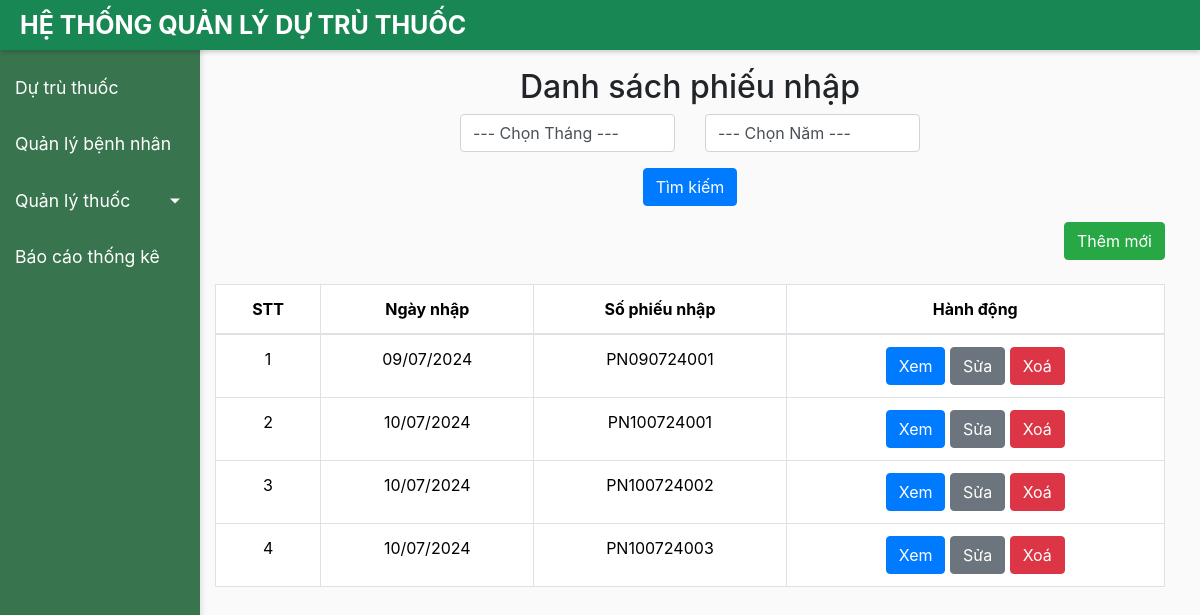
Page /danh_sach_phieu_nhap/ on the committed database.
### phieu_nhap_kho/models.py (models this page shows)
class PhieuNhap(models.Model):
    so_phieu_nhap = models.CharField(max_length=20, blank=True)
    ngay_nhap = models.DateField()

### phieu_nhap_kho/views.py (the view)
# urls.py: path('', views.danh_sach_phieu_nhap, name='danh_sach_phieu_nhap'),
def danh_sach_phieu_nhap(request):
    months = range(1,13)
    current_year = datetime.now().year
    years = range(2023, current_year+1)
    thang = request.GET.get('thang')
    nam = request.GET.get('nam')
    items_danh_muc = Thuoc.objects.all()
    items_phieu_nhap = PhieuNhap.objects.all()
    items_ct_phieu_nhap = ctPhieuNhap.objects.all()
    form = NhapThuocForm()
    if thang and nam:
        items_phieu_nhap = PhieuNhap.objects.annotate(
            ngay_nhap_thang=ExtractMonth('ngay_nhap', output_field=IntegerField()),
            ngay_nhap_nam=ExtractYear('ngay_nhap')
        ).filter(ngay_nhap_thang=thang, ngay_nhap_nam=nam)
    return render(request, 'phieu_nhap_kho.html', {
        'months':months, 'years':years,
        'items_danh_muc':items_danh_muc,
        'items_phieu_nhap':items_phieu_nhap,
        'items_ct_phieu_nhap':items_ct_phieu_nhap,
        'form':form
        })

### phieu_nhap_kho/forms.py (shortened to what this page needs)
class NhapThuocForm(forms.ModelForm):
    class Meta:
        model = ctPhieuNhap
        fields = ['phieu_nhap', 'thuoc', 'so_luong_nhap']

### phieu_nhap_kho/templates/phieu_nhap_kho.html (shortened to what this page needs)
{% extends "base.html" %}
{% load humanize %}
{% block content %}
<div class="container mt-5">
    <h2 class="text-center">Danh sách phiếu nhập</h2>
    <form method="GET" action="" class="row g-3 mb-3 justify-content-center">
        <div class="col-md-3">
            <select class="form-control" id="thang" name="thang">
                <option value="">--- Chọn Tháng ---</option>
            </select>
        </div>
        <div class="col-md-3">
            <select class="form-control" id="nam" name="nam">
                <option value="">--- Chọn Năm ---</option>
            </select>
        </div>
        <div class="col-md-12 text-center">
            <button type="submit" class="btn btn-primary">Tìm kiếm</button>
        </div>
    </form>
    <div class="mb-4 text-end">
        <button type="button" class="btn btn-success" data-bs-toggle="modal" data-bs-target="#themPhieuNhapModal">
            Thêm mới
        </button>
    </div>
    {% if items_phieu_nhap %}
    <table class="table table-bordered">
        <thead>
            <tr style='vertical-align: middle' align='center'>
                <th>STT</th>
                <th>Ngày nhập</th>
                <th>Số phiếu nhập</th>
                <th>Hành động</th>
            </tr>
        </thead>
        <tbody>
            {% for phieu_nhap in items_phieu_nhap %}
                <tr style='vertical-align: middle'>
                    <td align='center'>{{forloop.counter}}</td>
                    <td align='center'>{{ phieu_nhap.ngay_nhap|date:"d/m/Y" }}</td>
                    <td align='center'>{{ phieu_nhap.so_phieu_nhap }}</td>
                    <td align='center'>
                        <button type="button" class="btn btn-primary btn-md" data-bs-toggle="modal" data-bs-target="#xemPhieuNhapModal{{ phieu_nhap.id }}">Xem</button>
                        <button type="button" class="btn btn-secondary btn-md" data-bs-toggle="modal" data-bs-target="#suaPhieuNhapModal{{ phieu_nhap.id }}">Sửa</button>
                        <a href="{% url "xoa_phieu_nhap" phieu_nhap.id %}" class="btn btn-danger btn-md" onclick="return confirm('Bạn có chắc muốn xoá phiếu nhập {{phieu_nhap.so_phieu_nhap}} không?')">Xoá</a>
                    </td>
                </tr>
                {% empty %}
                <tr>
                    <td colspan="9" class="text-center">Không có phiếu nhập nào trong tháng.</td>
                </tr>
            {% endfor %}
        </tbody>
    </table>
    {% else %}
        <p>Không có phiếu nhập nào trong tháng.</p>
    {% endif %}
</div>
{% endblock %}

### quan_ly_thuoc_ksdb/static/base-style.css (style rules this page uses)
body { display: flex; width: 100%; align-items: stretch; background: #fafafa; }
a, a:hover, a:focus { color: inherit; text-decoration: none; transition: all 0.3s; }

### rows in the picture
PhieuNhap: ngay_nhap "09/07/2024", so_phieu_nhap "PN090724001"
PhieuNhap: ngay_nhap "10/07/2024", so_phieu_nhap "PN100724001"
PhieuNhap: ngay_nhap "10/07/2024", so_phieu_nhap "PN100724002"
PhieuNhap: ngay_nhap "10/07/2024", so_phieu_nhap "PN100724003"
